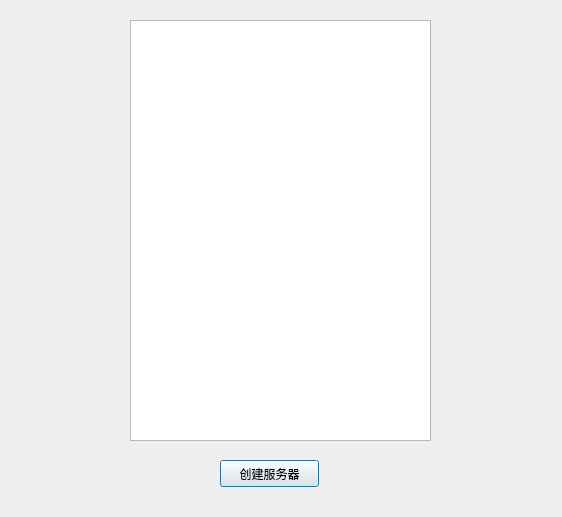
<?xml version="1.0" encoding="UTF-8"?>
<ui version="4.0">
 <class>Dialog</class>
 <widget class="QDialog" name="Dialog">
  <property name="geometry">
   <rect>
    <x>0</x>
    <y>0</y>
    <width>562</width>
    <height>517</height>
   </rect>
  </property>
  <property name="windowTitle">
   <string>Dialog</string>
  </property>
  <widget class="QTextBrowser" name="allText1">
   <property name="geometry">
    <rect>
     <x>130</x>
     <y>20</y>
     <width>301</width>
     <height>421</height>
    </rect>
   </property>
  </widget>
  <widget class="QPushButton" name="pushButton999">
   <property name="geometry">
    <rect>
     <x>220</x>
     <y>460</y>
     <width>99</width>
     <height>27</height>
    </rect>
   </property>
   <property name="text">
    <string>创建服务器</string>
   </property>
  </widget>
 </widget>
 <layoutdefault spacing="6" margin="11"/>
 <resources/>
 <connections/>
</ui>
